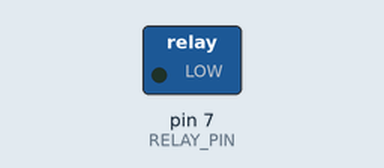
Simulated run of this sketch. Board: Arduino Uno, built with avr-gcc and run on an emulated ATmega328P. Shown: switched loads named in the sketch (green lamp = pin HIGH).

Above: at 1.0 s.
At 3.0 s:
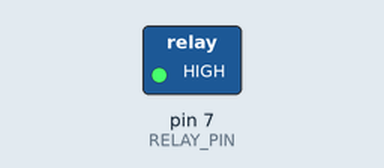
Timing chart, 0 to 5.2 s (numbered marks = the images above):
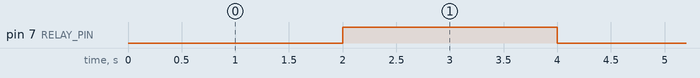

Measured:
- by itself, pin 7 (RELAY_PIN): alternates HIGH for 2.0 s and LOW for 2.0 s

The sketch:

relay_testing.ino
```cpp
#define RELAY_PIN 7  // Connect the relay IN pin to Arduino digital pin 7

void setup() {
  pinMode(RELAY_PIN, OUTPUT);
  digitalWrite(RELAY_PIN, HIGH); // Start with relay OFF (active LOW)
}

void loop() {
  digitalWrite(RELAY_PIN, LOW);   // Turn relay ON
  delay(2000);                    // Wait 2 seconds
  digitalWrite(RELAY_PIN, HIGH);  // Turn relay OFF
  delay(2000);                    // Wait 2 seconds
}
```
